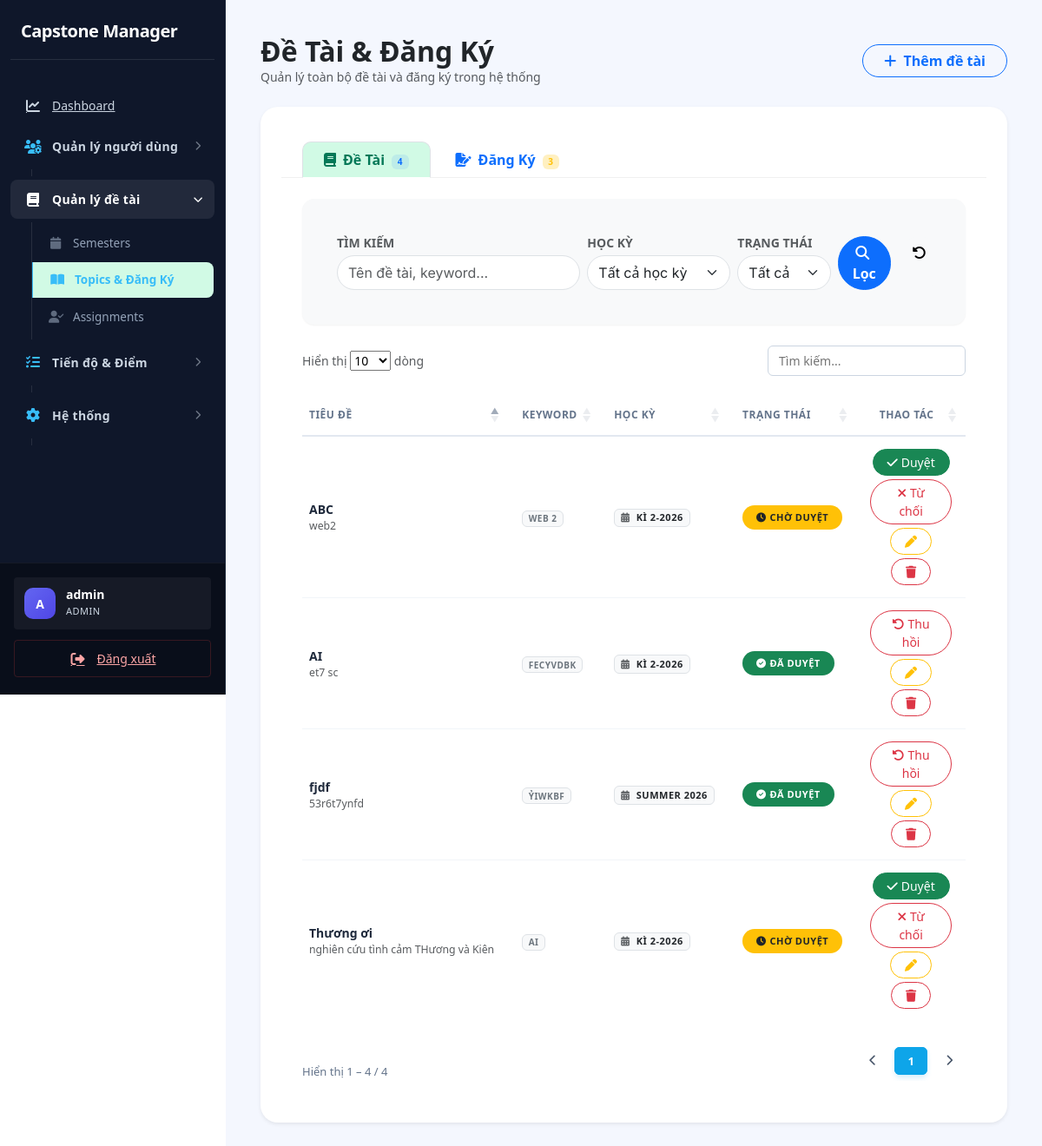
/index.php?page=topic-management (signed in), run on the app's committed database.
### tables this page shows
CREATE TABLE `topics` (
  `id` int(11) NOT NULL,
  `title` varchar(255) DEFAULT NULL,
  `description` text DEFAULT NULL,
  `keywords` text DEFAULT NULL,
  `semester_id` int(11) DEFAULT NULL,
  `created_by` int(11) DEFAULT NULL,
  `status` enum('draft','pending','approved','rejected') DEFAULT 'draft',
  `created_at` timestamp NOT NULL DEFAULT current_timestamp()
);

CREATE TABLE `semesters` (
  `id` int(11) NOT NULL,
  `name` varchar(100) DEFAULT NULL,
  `start_date` date DEFAULT NULL,
  `end_date` date DEFAULT NULL,
  `created_at` timestamp NOT NULL DEFAULT current_timestamp()
);

### app/controllers/TopicManagementController.php (called while the page is built, shortened)
<?php
class TopicManagementController {
    private $topicModel;
    private $regModel;
    public function __construct() {
        $this->topicModel    = new Topic();
        $this->regModel      = new TopicRegistration();
    }
    public function index() {
        $role = $_SESSION['user']['role'] ?? '';
        $search     = trim($_GET['search']      ?? '');
        $filterSem  = (int)($_GET['semester_id'] ?? 0);
        $filterStat = trim($_GET['status']       ?? '');
        if ($role === 'admin') {
            $topics = $this->topicModel->search($search, $filterSem, $filterStat);
        } else {
            $topics = $this->topicModel->search($search, $filterSem, 'approved');
        }
        if ($role === 'admin') {
            $registrations = $this->regModel->getAll();
        } else {
            $registrations = [];
        }
        require '../app/views/topic-management/index.php';
    }
}

### core/Database.php (called while the page is built)
<?php
class Database {
    private static $instance = null;
    private $conn;
    private $host = "localhost";
    private $dbname = "capstone_manager";
    private $username = "root";
    private $password = "";
    private function __construct(){
        try{
            $this->conn = new PDO(
                "mysql:host={$this->host};dbname={$this->dbname};charset=utf8mb4",
                $this->username,
                $this->password
            );
            $this->conn->setAttribute(
                PDO::ATTR_ERRMODE,
                PDO::ERRMODE_EXCEPTION
            );
            $this->conn->setAttribute(
                PDO::ATTR_DEFAULT_FETCH_MODE,
                PDO::FETCH_ASSOC
            );
        }catch(PDOException $e){
            die("Database Error: " . $e->getMessage());
        }
    }
    public static function getInstance(){
        if(self::$instance == null){
            self::$instance = new Database();
        }
        return self::$instance;
    }
    public function getConnection(){
        return $this->conn;
    }
}

### app/models/Topic.php (called while the page is built, shortened)
<?php
class Topic {
    private $conn;
    public function __construct(){
        $this->conn = Database::getInstance()->getConnection();
    }
    public function search($keyword = '', $semesterId = 0, $status = '') {
        $sql = "SELECT topics.*, semesters.name AS semester
                FROM topics
                JOIN semesters ON semesters.id = topics.semester_id
                WHERE 1=1";
        $params = [];
        $sql .= " ORDER BY topics.id DESC";
        $stmt = $this->conn->prepare($sql);
        $stmt->execute($params);
        return $stmt->fetchAll(PDO::FETCH_ASSOC);
    }
}

### app/models/TopicRegistration.php (called while the page is built, shortened)
<?php
class TopicRegistration {
    private $conn;
    public function __construct() {
        $this->conn = Database::getInstance()->getConnection();
    }
    public function getAll() {
        $sql = "SELECT r.*, t.title as topic_title, s.full_name as student_name,
                       sem.name as semester_name, l.full_name as lecturer_name
                FROM topic_registrations r
                JOIN topics t ON r.topic_id = t.id
                JOIN students s ON r.student_id = s.id
                JOIN semesters sem ON r.semester_id = sem.id
                LEFT JOIN lecturers l ON r.desired_lecturer_id = l.id
                ORDER BY r.created_at DESC";
        return $this->conn->query($sql)->fetchAll(PDO::FETCH_ASSOC);
    }
}

### app/views/topic-management/index.php (the view, shortened to what this page needs)
<?php require '../app/views/layouts/header.php'; ?>
<?php require '../app/views/layouts/sidebar.php'; ?>
<?php
$role       = $_SESSION['user']['role'];
$activeTab  = $_GET['tab'] ?? 'topics';
?>
<div class="main-content" style="padding: 40px; background-color: #f4f7fe; min-height: 100vh;">
    <div class="d-flex justify-content-between align-items-center mb-4">
        <div>
            <h2 class="fw-bold mb-0">Đề Tài & Đăng Ký</h2>
            <p class="text-muted small mb-0">
                <?php if ($role === 'admin'): ?>Quản lý toàn bộ đề tài và đăng ký trong hệ thống
                <?php elseif ($role === 'lecturer'): ?>Đề tài và đăng ký liên quan đến bạn
                <?php else: ?>Xem đề tài và theo dõi đăng ký của bạn
                <?php endif; ?>
            </p>
        </div>
        <div class="d-flex gap-2">
            <?php if (in_array($role, ['admin', 'student'])): ?>
                <a href="index.php?page=topic-create"
                   class="btn btn-outline-primary rounded-pill px-4 fw-bold">
                    <i class="fa fa-plus me-1"></i>
                    <?= $role === 'admin' ? 'Thêm đề tài' : 'Đề xuất đề tài' ?>
                </a>
            <?php endif; ?>
        </div>
    </div>
    <div class="card border-0 shadow-sm" style="border-radius: 20px; overflow: hidden;">
        <div class="px-4 pt-3" style="background: #fff; border-bottom: 1px solid #f0f0f0;">
            <ul class="nav nav-tabs border-0 gap-1" id="mainTabs">
                <li class="nav-item">
                    <a class="nav-link fw-semibold px-4 <?= $activeTab === 'topics' ? 'active' : '' ?>"
                       href="index.php?page=topic-management&tab=topics"
                       style="border-radius: 10px 10px 0 0;">
                        <i class="fa fa-book me-2"></i>Đề Tài
                        <span class="badge bg-primary bg-opacity-10 text-primary ms-1" style="font-size:10px;">
                            <?= count($topics) ?>
                        </span>
                    </a>
                </li>
                <li class="nav-item">
                    <a class="nav-link fw-semibold px-4 <?= $activeTab === 'registrations' ? 'active' : '' ?>"
                       href="index.php?page=topic-management&tab=registrations"
                       style="border-radius: 10px 10px 0 0;">
                        <i class="fa fa-file-signature me-2"></i>Đăng Ký
                        <span class="badge bg-warning bg-opacity-25 text-warning ms-1" style="font-size:10px;">
                            <?= count($registrations) ?>
                        </span>
                    </a>
                </li>
            </ul>
        </div>
        <div class="card-body p-4">
            <?php if ($activeTab === 'topics'): ?>
                <div class="card border-0 bg-light mb-4" style="border-radius: 14px;">
                    <div class="card-body p-3">
                        <form method="GET" action="index.php" class="row g-2 align-items-end">
                            <div class="col-md-<?= $role === 'student' ? '7' : '5' ?>">
                                <label class="form-label fw-bold small text-muted mb-1">TÌM KIẾM</label>
                                <input type="text" name="search" class="form-control rounded-pill"
                                       placeholder="Tên đề tài, keyword..."
                                       value="<?= htmlspecialchars($_GET['search'] ?? '') ?>">
                            </div>
                            <div class="col-md-3">
                                <label class="form-label fw-bold small text-muted mb-1">HỌC KỲ</label>
                                <select name="semester_id" class="form-select rounded-pill">
                                    <option value="0">Tất cả học kỳ</option>
                                </select>
                            </div>
                            <?php if ($role !== 'student'): ?>
                            <div class="col-md-2">
                                <label class="form-label fw-bold small text-muted mb-1">TRẠNG THÁI</label>
                                <select name="status" class="form-select rounded-pill">
                                    <option value="">Tất cả</option>
                                </select>
                            </div>
                            <?php endif; ?>
                            <div class="col-md-2 d-flex gap-2">
                                <button type="submit" class="btn btn-primary rounded-pill px-3 flex-fill fw-bold">
                                    <i class="fa fa-search me-1"></i>Lọc
                                </button>
                                <a href="index.php?page=topic-management&tab=topics" class="btn btn-light rounded-pill px-3">
                                    <i class="fa fa-rotate-left"></i>
                                </a>
                            </div>
                        </form>
                    </div>
                </div>
                <div class="table-responsive">
                    <table class="table table-hover align-middle mb-0" id="topicsTable">
                        <thead>
                            <tr class="text-muted small text-uppercase">
                                <th class="ps-2">Tiêu Đề</th>
                                <th>Keyword</th>
                                <th>Học Kỳ</th>
                                <th>Trạng Thái</th>
                                <?php if (in_array($role, ['admin', 'lecturer'])): ?>
                                    <th class="text-center">Thao Tác</th>
                                <?php endif; ?>
                            </tr>
                        </thead>
                        <tbody>
                            <?php if (!empty($topics)): foreach ($topics as $t):
                                $ts   = $t['status'];
                                $tcls = $ts === 'approved' ? 'bg-success' : ($ts === 'rejected' ? 'bg-danger' : 'bg-warning text-dark');
                                $tlbl = $ts === 'approved' ? 'Đã duyệt'  : ($ts === 'rejected' ? 'Từ chối'   : 'Chờ duyệt');
                                $tico = $ts === 'approved' ? 'fa-circle-check' : ($ts === 'rejected' ? 'fa-circle-xmark' : 'fa-clock');
                            ?>
                                <tr>
                                    <td class="ps-2">
                                        <div class="fw-semibold"><?= htmlspecialchars($t['title']) ?></div>
                                        <?php if (!empty($t['description'])): ?>
                                            <div class="text-muted small"
                                                 style="max-width:280px; white-space:nowrap; overflow:hidden; text-overflow:ellipsis;">
                                                <?= htmlspecialchars($t['description']) ?>
                                            </div>
                                        <?php endif; ?>
                                    </td>
                                    <td>
                                        <?php if (!empty($t['keywords'])): ?>
                                            <?php foreach (explode(',', $t['keywords']) as $kw): ?>
                                                <span class="badge bg-light text-secondary border me-1" style="font-size:10px;">
                                                    <?= htmlspecialchars(trim($kw)) ?>
                                                </span>
                                            <?php endforeach; ?>
                                        <?php else: ?>
                                            <span class="text-muted small">—</span>
                                        <?php endif; ?>
                                    </td>
                                    <td>
                                        <span class="badge bg-light text-dark border" style="font-size:11px;">
                                            <i class="fa fa-calendar-alt me-1 text-muted"></i>
                                            <?= htmlspecialchars($t['semester']) ?>
                                        </span>
                                    </td>
                                    <td>
                                        <span class="badge rounded-pill <?= $tcls ?> px-3 py-2" style="font-size:11px;">
                                            <i class="fa <?= $tico ?> me-1"></i><?= $tlbl ?>
                                        </span>
                                    </td>
                                    <?php if (in_array($role, ['admin', 'lecturer'])): ?>
                                    <td class="text-center">
                                        <div class="d-flex justify-content-center gap-1 flex-wrap">
                                            <?php if ($role === 'admin'): ?>
                                                <?php if ($ts === 'pending'): ?>
                                                    <a href="index.php?page=topic-status&id=<?= $t['id'] ?>&status=approved"
                                                       class="btn btn-sm btn-success rounded-pill px-3"
                                                       onclick="return confirm('Duyệt đề tài này?')">
                                                        <i class="fa fa-check me-1"></i>Duyệt
                                                    </a>
                                                    <a href="index.php?page=topic-status&id=<?= $t['id'] ?>&status=rejected"
                                                       class="btn btn-sm btn-outline-danger rounded-pill px-3"
                                                       onclick="return confirm('Từ chối đề tài này?')">
                                                        <i class="fa fa-xmark me-1"></i>Từ chối
                                                    </a>
                                                <?php elseif ($ts === 'approved'): ?>
                                                    <a href="index.php?page=topic-status&id=<?= $t['id'] ?>&status=rejected"
                                                       class="btn btn-sm btn-outline-danger rounded-pill px-3"
                                                       onclick="return confirm('Thu hồi duyệt đề tài này?')">
                                                        <i class="fa fa-rotate-left me-1"></i>Thu hồi
                                                    </a>
                                                <?php endif; ?>
                                                <a href="index.php?page=topic-edit&id=<?= $t['id'] ?>"
                                                   class="btn btn-sm btn-outline-warning rounded-pill px-3">
                                                    <i class="fa fa-pen"></i>
                                                </a>
                                                <a href="index.php?page=topic-delete&id=<?= $t['id'] ?>"
                                                   class="btn btn-sm btn-outline-danger rounded-pill px-3"
                                                   onclick="return confirm('Xác nhận xóa đề tài này?')">
                                                    <i class="fa fa-trash"></i>
                                                </a>
                                            <?php endif; ?>
                                        </div>
                                    </td>
                                    <?php endif; ?>
                                </tr>
                            <?php endforeach; endif; ?>
                        </tbody>
                    </table>
                </div>
            <?php endif;  ?>
        </div>
    </div>
</div>
<?php require '../app/views/layouts/footer.php'; ?>

### data on the page
topics: title "Thương ơi", description "nghiên cứu tình cảm THương và Kiên", keywords "AI", semester.name "KÌ 2-2026", status "CHỜ DUYỆT"
topics: title "ABC", description "web2", keywords "WEB 2", semester.name "KÌ 2-2026", status "CHỜ DUYỆT"
topics: title "AI", description "et7 sc", keywords "FECYVDBK", semester.name "KÌ 2-2026", status "ĐÃ DUYỆT"
topics: title "fjdf", description "53r6t7ynfd", keywords "ỶIWKBF", semester.name "SUMMER 2026", status "ĐÃ DUYỆT"

### other printed values
substr($username, 0, 1) "A"
$username "admin"
$_SESSION['user']['role'] "ADMIN"
count($topics) "4"
count($registrations) "3"
